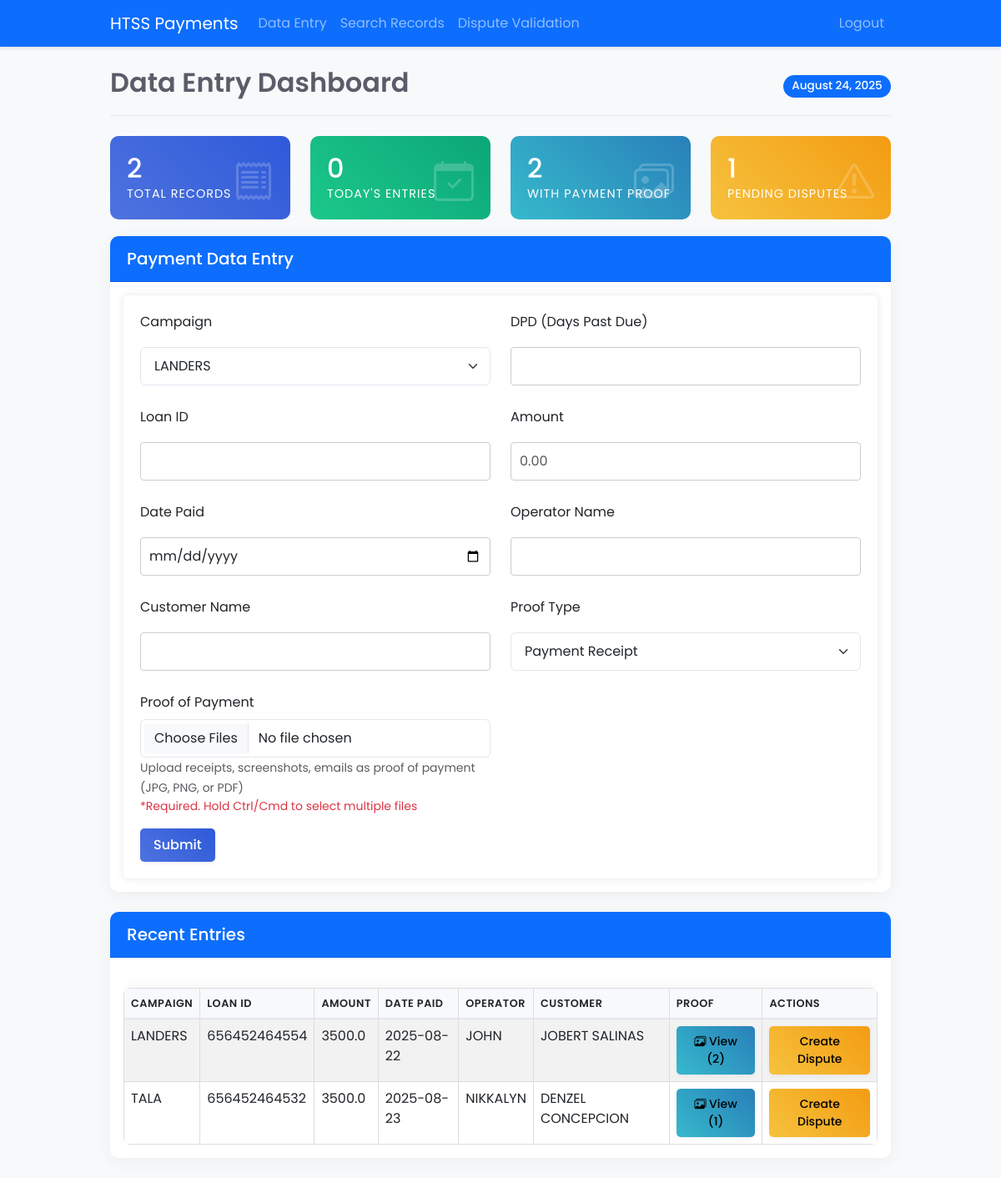
Page /team-leader/data-entry (signed in) on the committed database.
### app/models.py (models this page shows)
class PaymentRecord(db.Model):
    __tablename__ = 'payment_record'
    id = db.Column(db.Integer, primary_key=True)
    campaign = db.Column(db.String(50), nullable=False)
    dpd = db.Column(db.Integer, nullable=False)
    loan_id = db.Column(db.String(100), nullable=False)
    amount = db.Column(db.Float, nullable=False)
    date_paid = db.Column(db.Date, nullable=False)
    operator_name = db.Column(db.String(100), nullable=False)
    customer_name = db.Column(db.String(100), nullable=False)
    created_at = db.Column(db.DateTime, default=datetime.utcnow)
    proofs = db.relationship('PaymentProof', back_populates='payment', lazy=True, cascade='all, delete-orphan')
    disputes = db.relationship('Dispute', backref='payment_record', lazy=True)

### app/routes/team_leader.py (the view, shortened to what this page needs)
@bp.route('/data-entry', methods=['GET', 'POST'])
@login_required
def data_entry():
    if current_user.role != 'team_leader':
        flash('Access denied: Team Leader role required', 'danger')
        return redirect(url_for('auth.login'))
    form = PaymentEntryForm()
    recent_entries = PaymentRecord.query.order_by(PaymentRecord.created_at.desc()).limit(10).all()
    from datetime import date
    from sqlalchemy import func
    today_date = date.today().strftime("%B %d, %Y")
    total_records = PaymentRecord.query.count()
    today_records = PaymentRecord.query.filter(func.date(PaymentRecord.created_at) == date.today()).count()
    records_with_proofs = db.session.query(PaymentRecord.id)\
        .join(PaymentProof, PaymentRecord.id == PaymentProof.payment_id)\
        .group_by(PaymentRecord.id).count()
    pending_disputes = Dispute.query.filter_by(status='pending').count()
    return render_template('team_leader/data_entry.html',
                          form=form,
                          recent_entries=recent_entries,
                          today_date=today_date,
                          total_records=total_records,
                          today_records=today_records,
                          records_with_proofs=records_with_proofs,
                          pending_disputes=pending_disputes)

### app/__init__.py (called while the page is built)
def create_app():
    app = Flask(__name__)
    app.config['SECRET_KEY'] = 'PASSWORD'  # Change this in production
    basedir = os.path.abspath(os.path.dirname(__file__))
    db_path = os.path.join(os.path.dirname(basedir), 'instance', 'collections.db')
    app.config['SQLALCHEMY_DATABASE_URI'] = f'sqlite:///{db_path}'
    app.config['SQLALCHEMY_TRACK_MODIFICATIONS'] = False
    db.init_app(app)
    login_manager.login_view = 'auth.login'
    login_manager.init_app(app)
    from app.models import User
    @login_manager.user_loader
    def load_user(user_id):
        return User.query.get(int(user_id))
    from app.routes import auth, team_leader, data_analyst
    app.register_blueprint(auth.bp)
    app.register_blueprint(team_leader.bp)
    app.register_blueprint(data_analyst.bp)
    return app

### app/templates/team_leader/data_entry.html (shortened to what this page needs)
{% extends "base.html" %}
{% block content %}
<div class="page-header d-flex justify-content-between align-items-center animate__animated animate__fadeIn">
    <h2>Data Entry Dashboard</h2>
    <div>
        <span class="badge bg-primary">{{ today_date }}</span>
    </div>
</div>
<div class="row animate__animated animate__fadeInUp">
    <div class="col-xl-3 col-md-6">
        <div class="stat-card bg-gradient-primary">
            <div class="icon"><i class="bi bi-receipt"></i></div>
            <h3>{{ total_records }}</h3>
            <p>Total Records</p>
        </div>
    </div>
    <div class="col-xl-3 col-md-6">
        <div class="stat-card bg-gradient-success">
            <div class="icon"><i class="bi bi-calendar-check"></i></div>
            <h3>{{ today_records }}</h3>
            <p>Today's Entries</p>
        </div>
    </div>
    <div class="col-xl-3 col-md-6">
        <div class="stat-card bg-gradient-info">
            <div class="icon"><i class="bi bi-images"></i></div>
            <h3>{{ records_with_proofs }}</h3>
            <p>With Payment Proof</p>
        </div>
    </div>
    <div class="col-xl-3 col-md-6">
        <div class="stat-card bg-gradient-warning">
            <div class="icon"><i class="bi bi-exclamation-triangle"></i></div>
            <h3>{{ pending_disputes }}</h3>
            <p>Pending Disputes</p>
        </div>
    </div>
</div>
<div class="card">
    <div class="card-header bg-primary text-white">
        <h5 class="mb-0">Payment Data Entry</h5>
    </div>
    <div class="card-body">
        <form method="POST" enctype="multipart/form-data">
            <div class="row">
                <div class="col-md-6 mb-3">
                    {{ form.campaign.label(class="form-label") }}
                    {{ form.campaign(class="form-select") }}
                </div>
                <div class="col-md-6 mb-3">
                    {{ form.dpd.label(class="form-label") }}
                    {{ form.dpd(class="form-control") }}
                </div>
            </div>
            <div class="row">
                <div class="col-md-6 mb-3">
                    {{ form.loan_id.label(class="form-label") }}
                    {{ form.loan_id(class="form-control") }}
                </div>
                <div class="col-md-6 mb-3">
                    {{ form.amount.label(class="form-label") }}
                    {{ form.amount(class="form-control", placeholder="0.00") }}
                </div>
            </div>
            <div class="row">
                <div class="col-md-6 mb-3">
                    {{ form.date_paid.label(class="form-label") }}
                    {{ form.date_paid(class="form-control") }}
                </div>
                <div class="col-md-6 mb-3">
                    {{ form.operator_name.label(class="form-label") }}
                    {{ form.operator_name(class="form-control") }}
                </div>
            </div>
            <div class="row">
                <div class="col-md-6 mb-3">
                    {{ form.customer_name.label(class="form-label") }}
                    {{ form.customer_name(class="form-control") }}
                </div>
                <div class="col-md-6 mb-3">
                    <div class="form-group">
                        {{ form.proof_types.label(class="form-label") }}
                        {{ form.proof_types(class="form-select") }}
                    </div>
                </div>
                <div class="col-md-6 mb-3">
                    <div class="form-group">
                        {{ form.proof_images.label(class="form-label") }}
                        {{ form.proof_images(class="form-control", multiple=True) }}
                        <small class="text-muted">Upload receipts, screenshots, emails as proof of payment (JPG, PNG, or PDF)</small>
                        <small class="text-danger d-block">*Required. Hold Ctrl/Cmd to select multiple files</small>
                    </div>
                </div>
            </div>
            <button type="submit" class="btn btn-primary">Submit</button>
        </form>
    </div>
</div>
<div class="card mt-4">
    <div class="card-header bg-primary text-white">
        <h5 class="mb-0">Recent Entries</h5>
    </div>
    <div class="card-body">
        <div class="table-responsive">
            <table class="table table-striped table-hover">
                <thead>
                    <tr class="bg-light text-dark">
                        <th>Campaign</th>
                        <th>Loan ID</th>
                        <th>Amount</th>
                        <th>Date Paid</th>
                        <th>Operator</th>
                        <th>Customer</th>
                        <th>Proof</th>
                        <th>Actions</th>
                    </tr>
                </thead>
                <tbody>
                    {% for entry in recent_entries %}
                    <tr>
                        <td>{{ entry.campaign }}</td>
                        <td>{{ entry.loan_id }}</td>
                        <td>{{ entry.amount }}</td>
                        <td>{{ entry.date_paid }}</td>
                        <td>{{ entry.operator_name }}</td>
                        <td>{{ entry.customer_name }}</td>
                        <td>
                            {% if entry.proofs|length > 0 %}
                                <a href="{{ url_for('team_leader.record_proofs', record_id=entry.id) }}" class="btn btn-sm btn-info">
                                    <i class="bi bi-images"></i> View ({{ entry.proofs|length }})
                                </a>
                            {% else %}
                                <span class="badge bg-secondary">No proof</span>
                            {% endif %}
                        </td>
                        <td>
                            <button class="btn btn-sm btn-warning"
                                    data-bs-toggle="modal"
                                    data-bs-target="#disputeModal"
                                    data-record-id="{{ entry.id }}">
                                Create Dispute
                            </button>
                        </td>
                    </tr>
                    {% else %}
                    <tr>
                        <td colspan="8" class="text-center">No recent entries</td>
                    </tr>
                    {% endfor %}
                </tbody>
            </table>
        </div>
    </div>
</div>
{% endblock %}

### app/static/css/main.css (style rules this page uses)
body { font-family: 'Poppins', sans-serif; background-color: #f8f9fa; }
form { background: #ffffff; padding: 20px; border-radius: 5px; box-shadow: 0 0 10px rgba(0, 0, 0, 0.1); }
input[type="text"], input[type="number"], input[type="date"], select { width: 100%; padding: 10px; margin: 10px 0; border: 1px solid #ccc; border-radius: 4px; }
.table { border-radius: 8px; overflow: hidden; box-shadow: 0 0 20px rgba(0,0,0,0.05); width: 100%; border-collapse: collapse; margin: 20px 0; }
.table th, .table td { border: 1px solid #dddddd; text-align: left; padding: 8px; }
.table th { background-color: #35424a; color: white; }
.table thead th { color: #495057; font-weight: 600; text-transform: uppercase; font-size: 0.8rem; letter-spacing: 0.5px; border-bottom: 2px solid #e3e6f0; background-color: #f8f9fc; }
.table-striped tbody tr:nth-of-type(odd) { background-color: rgba(246, 247, 252, 0.5); }
.card { border: none; border-radius: 10px; box-shadow: 0 4px 20px rgba(0,0,0,0.05); transition: transform 0.3s ease, box-shadow 0.3s ease; margin-bottom: 24px; }
.card-header { border-radius: 10px 10px 0 0 !important; border-bottom: none; padding: 15px 20px; background-color: #f8f9fa; border-bottom: 1px solid rgba(0, 0, 0, 0.125); font-weight: 600; }
.table { margin-bottom: 0; }
.badge { font-size: 85%; padding: 0.5em 0.75em; font-weight: 500; border-radius: 30px; }
.form-control, .form-select { border-radius: 6px; padding: 0.6rem 1rem; border: 1px solid #e2e8f0; transition: all 0.2s ease; }
.btn { border-radius: 5px; font-weight: 500; padding: 0.5rem 1rem; transition: all 0.3s ease; box-shadow: 0 2px 5px rgba(0,0,0,0.05); }
.btn-primary { background: linear-gradient(45deg, #4e73df, #2e59d9); border: none; }
.btn-warning { background: linear-gradient(45deg, #f6c23e, #f39c12); border: none; }
.btn-info { background: linear-gradient(45deg, #36b9cc, #2980b9); border: none; }
.table thead th { color: #212529 !important; }
.stat-card { position: relative; padding: 20px; border-radius: 10px; overflow: hidden; color: white; margin-bottom: 20px; }
.stat-card .icon { position: absolute; right: 20px; font-size: 3rem; opacity: 0.2; }
.stat-card h3 { font-size: 2rem; margin-bottom: 0; }
.stat-card p { margin-bottom: 0; font-size: 0.9rem; text-transform: uppercase; letter-spacing: 1px; }
.bg-gradient-primary { background: linear-gradient(45deg, #4e73df, #2e59d9); }
.bg-gradient-success { background: linear-gradient(45deg, #1cc88a, #0ca678); }
.bg-gradient-info { background: linear-gradient(45deg, #36b9cc, #2980b9); }
.bg-gradient-warning { background: linear-gradient(45deg, #f6c23e, #f39c12); }
.page-header { margin-bottom: 24px; border-bottom: 1px solid #e3e6f0; padding-bottom: 12px; }
.page-header h2 { font-weight: 600; color: #5a5c69; }

### rows in the picture
PaymentRecord: campaign "LANDERS", loan_id "656452464554", amount "3500.0", date_paid "2025-08-22", operator_name "JOHN", customer_name "JOBERT SALINAS", proofs|length "2"
PaymentRecord: campaign "TALA", loan_id "656452464532", amount "3500.0", date_paid "2025-08-23", operator_name "NIKKALYN", customer_name "DENZEL CONCEPCION", proofs|length "1"

### other values in the picture
{{ total_records }} "2"
{{ today_records }} "0"
{{ records_with_proofs }} "2"
{{ pending_disputes }} "1"
